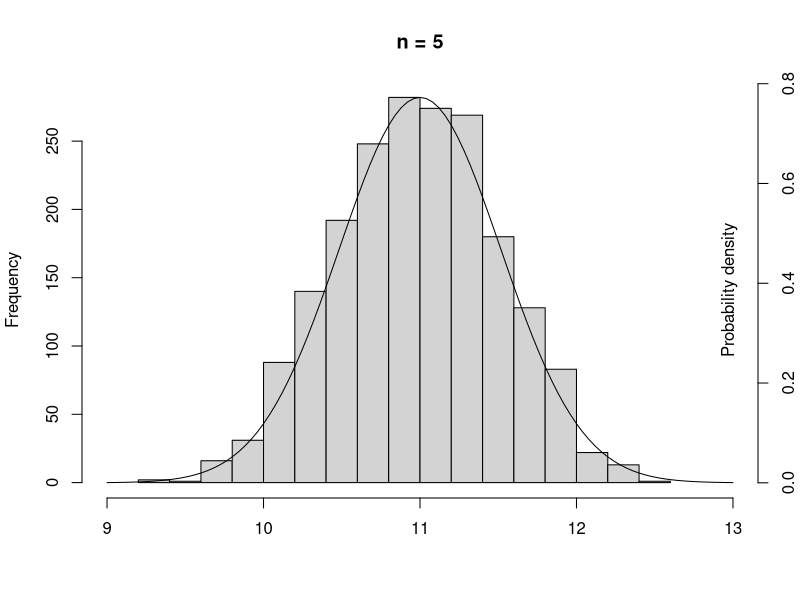
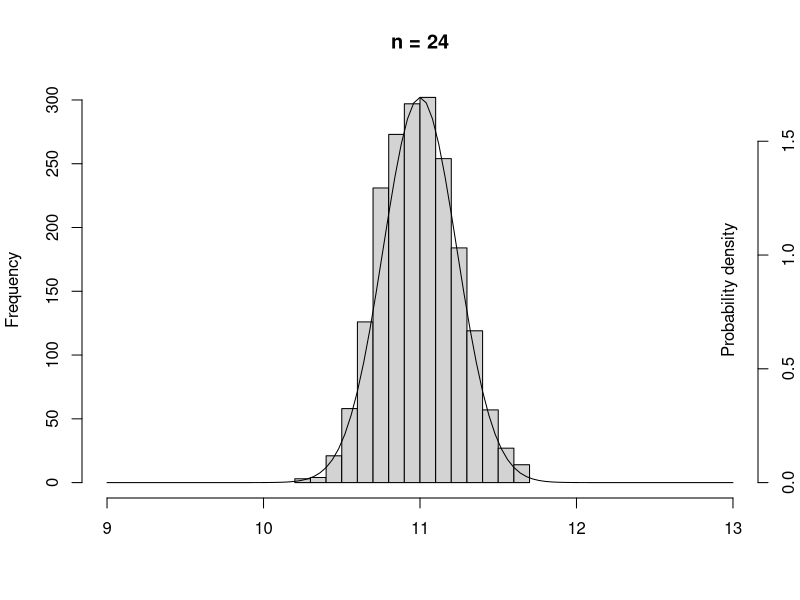
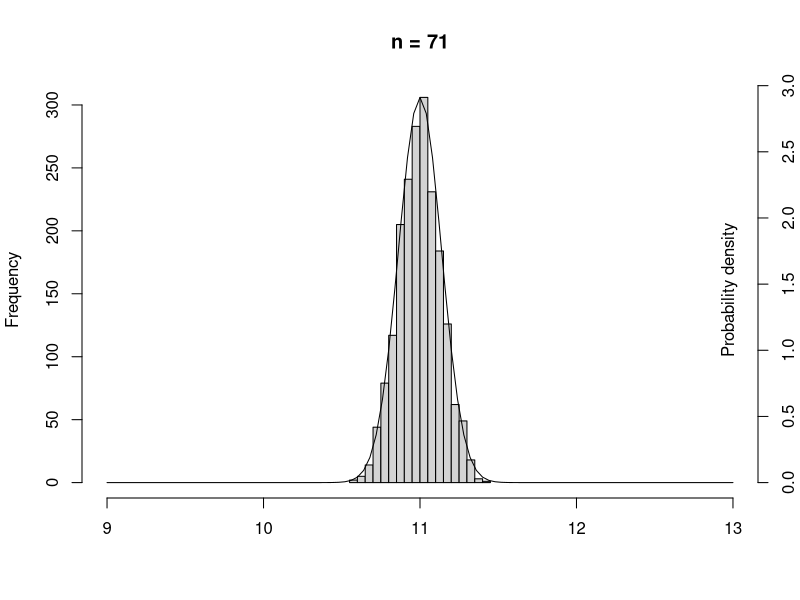

The R script that drew these images, in order:
#definir parâmetros iniciais
seed = 2018
n = c(5,24,71)
nam = 1970
min = 9
max = 13
mean = abs(max+min)/2
sd = c(sqrt((max-min)^2/12/n[1]),sqrt((max-min)^2/12/n[2]),sqrt((max-min)^2/12/n[3]))

for(i in 1:length(n)){
#criar os dados
  set.seed(seed)
  for(j in 1:nam){
    if(j == 1){
      X <- mean(runif(n[i] , min=min, max=max))
    }else{
      X <- append(X, mean(runif(n[i]  , min=min, max=max)))
    }
  }
  f<-function(x) {dnorm(x, mean = mean, sd = sd[i])}
  
#plot dos gráficos  
  title = paste("n =", as.character(n[i]))
  hist(X, breaks = 15, xlim = range(min,max), main = title, xlab = "")
  par(new = TRUE)
  plot(f, xlim = range(min,max), axes = FALSE, xlab = "", ylab = "")
  mtext("Probability density", side = 4, line = -2)
  axis(side=4)
}

#limpar dados
rm(list = ls())
